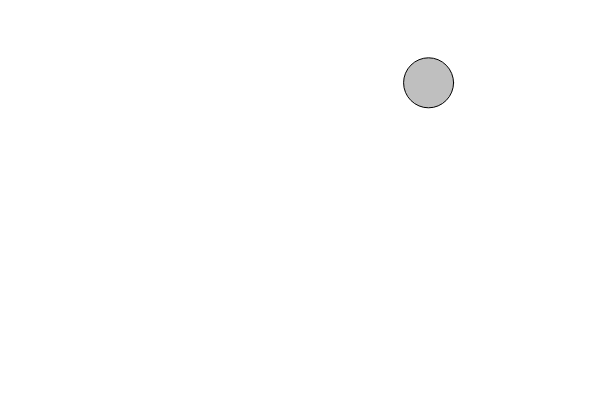
Frame 1 (no input)
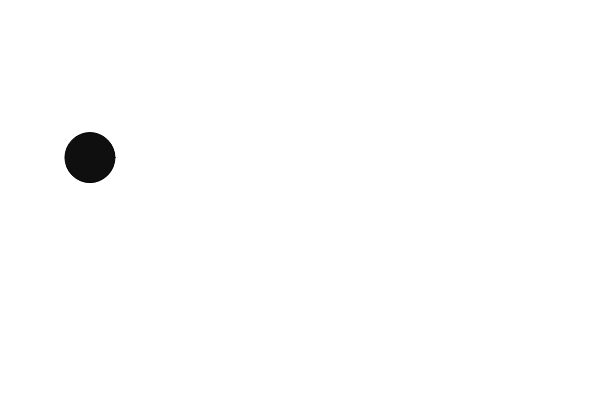
Frame 60 (no input)
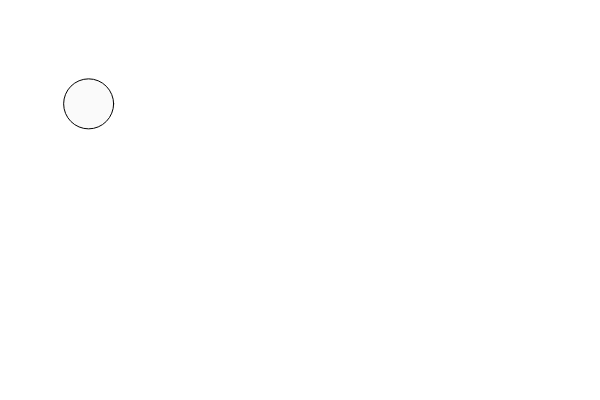
Frame 120 (the mouse pressed at the canvas centre since frame 60)

The p5.js sketch that drew these frames (run headless with seeded random() and noise() and a simulated clock; from frame 60 on, the mouse is pressed at the canvas centre):

// p5.js sketch
// ── sketch.js
// Example 2-11: random

function setup() {
  createCanvas(600, 400);
  frameRate(60);
  //frameRate(30);
  //frameRate(10);
  //frameRate(1);
}

function draw() {
  var x = random(width);
  var y = random(height);
  var g = random(255);
  
  background(255);
  fill(g);
  ellipse(x, y, 50, 50);
}
